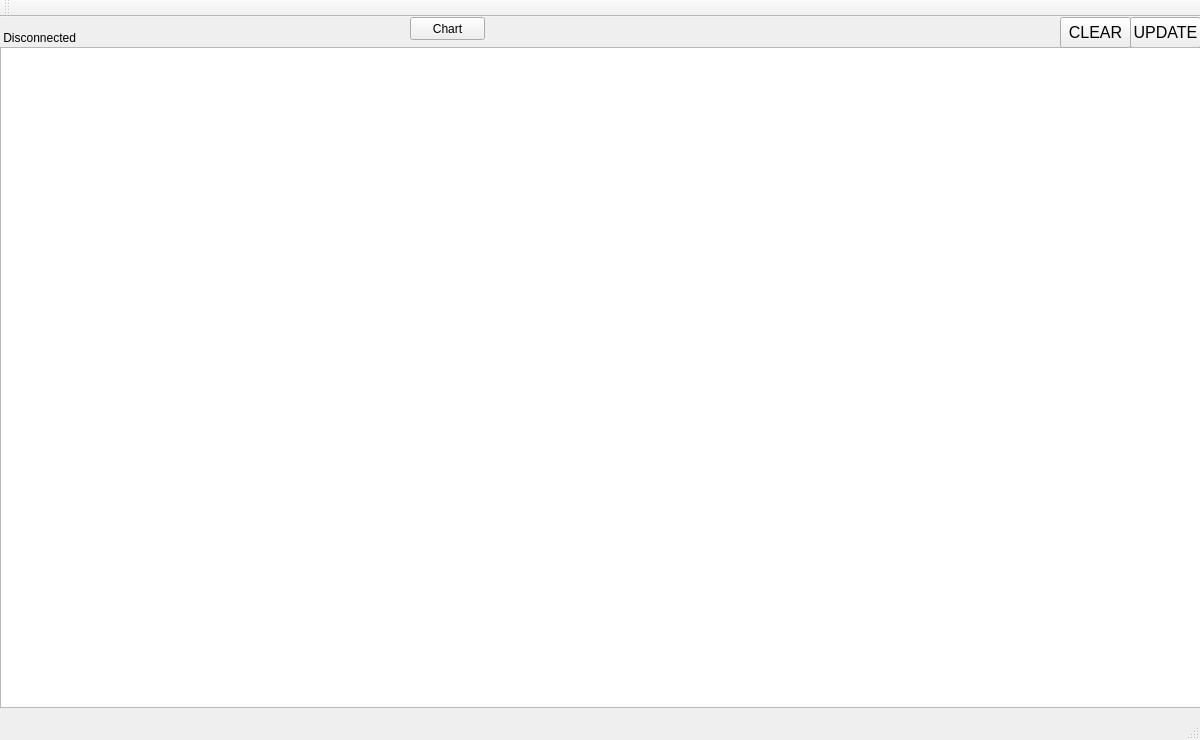
<?xml version="1.0" encoding="UTF-8"?>
<ui version="4.0">
 <class>MEX_PerfMon</class>
 <widget class="QMainWindow" name="MEX_PerfMon">
  <property name="geometry">
   <rect>
    <x>0</x>
    <y>0</y>
    <width>1200</width>
    <height>740</height>
   </rect>
  </property>
  <property name="windowTitle">
   <string>MEX_PerfMon</string>
  </property>
  <widget class="QWidget" name="centralWidget">
   <widget class="QLabel" name="lblStatus">
    <property name="geometry">
     <rect>
      <x>0</x>
      <y>10</y>
      <width>171</width>
      <height>21</height>
     </rect>
    </property>
    <property name="text">
     <string> Disconnected</string>
    </property>
   </widget>
   <widget class="QPushButton" name="btnUpdate">
    <property name="geometry">
     <rect>
      <x>1130</x>
      <y>0</y>
      <width>71</width>
      <height>31</height>
     </rect>
    </property>
    <property name="font">
     <font>
      <pointsize>12</pointsize>
     </font>
    </property>
    <property name="text">
     <string>UPDATE</string>
    </property>
   </widget>
   <widget class="QTableView" name="tvMonitor">
    <property name="geometry">
     <rect>
      <x>0</x>
      <y>30</y>
      <width>1201</width>
      <height>661</height>
     </rect>
    </property>
   </widget>
   <widget class="QPushButton" name="btnClear">
    <property name="geometry">
     <rect>
      <x>1060</x>
      <y>0</y>
      <width>71</width>
      <height>31</height>
     </rect>
    </property>
    <property name="font">
     <font>
      <pointsize>12</pointsize>
     </font>
    </property>
    <property name="text">
     <string>CLEAR</string>
    </property>
   </widget>
   <widget class="QPushButton" name="pushButton">
    <property name="geometry">
     <rect>
      <x>410</x>
      <y>0</y>
      <width>75</width>
      <height>23</height>
     </rect>
    </property>
    <property name="text">
     <string>Chart</string>
    </property>
   </widget>
  </widget>
  <widget class="QMenuBar" name="menuBar">
   <property name="geometry">
    <rect>
     <x>0</x>
     <y>0</y>
     <width>1200</width>
     <height>21</height>
    </rect>
   </property>
  </widget>
  <widget class="QToolBar" name="mainToolBar">
   <attribute name="toolBarArea">
    <enum>TopToolBarArea</enum>
   </attribute>
   <attribute name="toolBarBreak">
    <bool>false</bool>
   </attribute>
  </widget>
  <widget class="QStatusBar" name="statusBar"/>
 </widget>
 <layoutdefault spacing="6" margin="11"/>
 <resources/>
 <connections/>
</ui>
